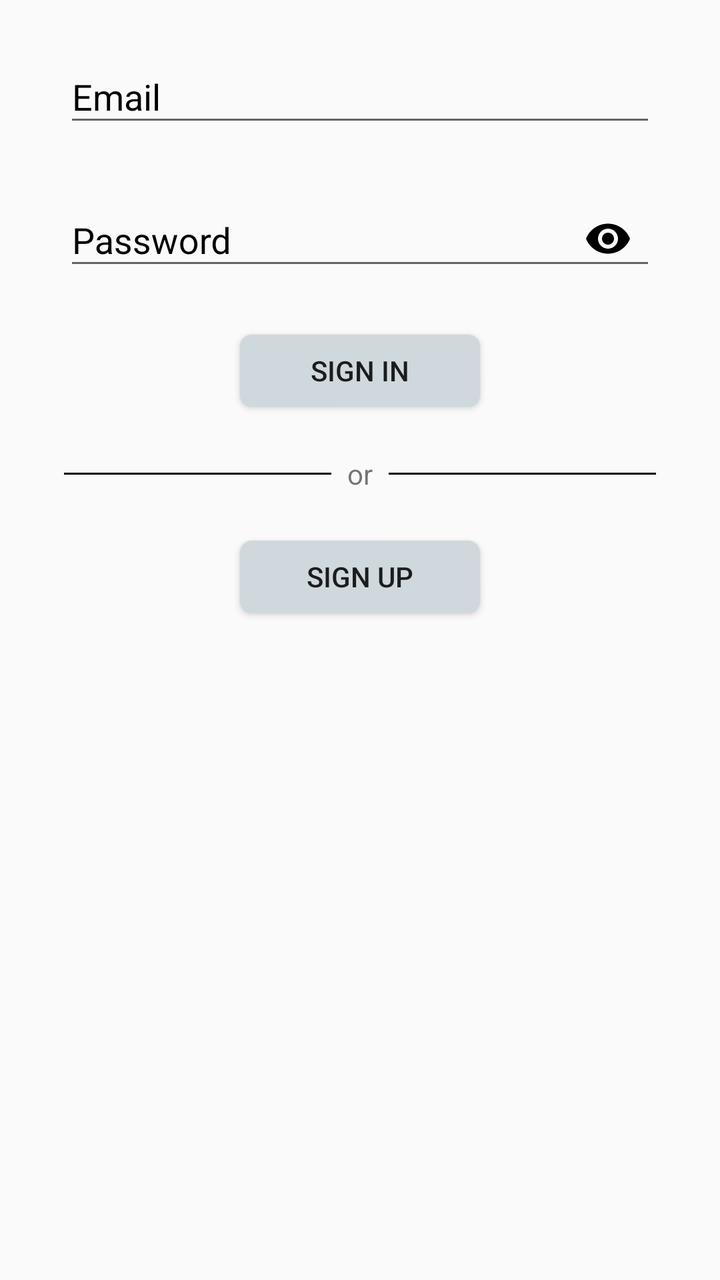
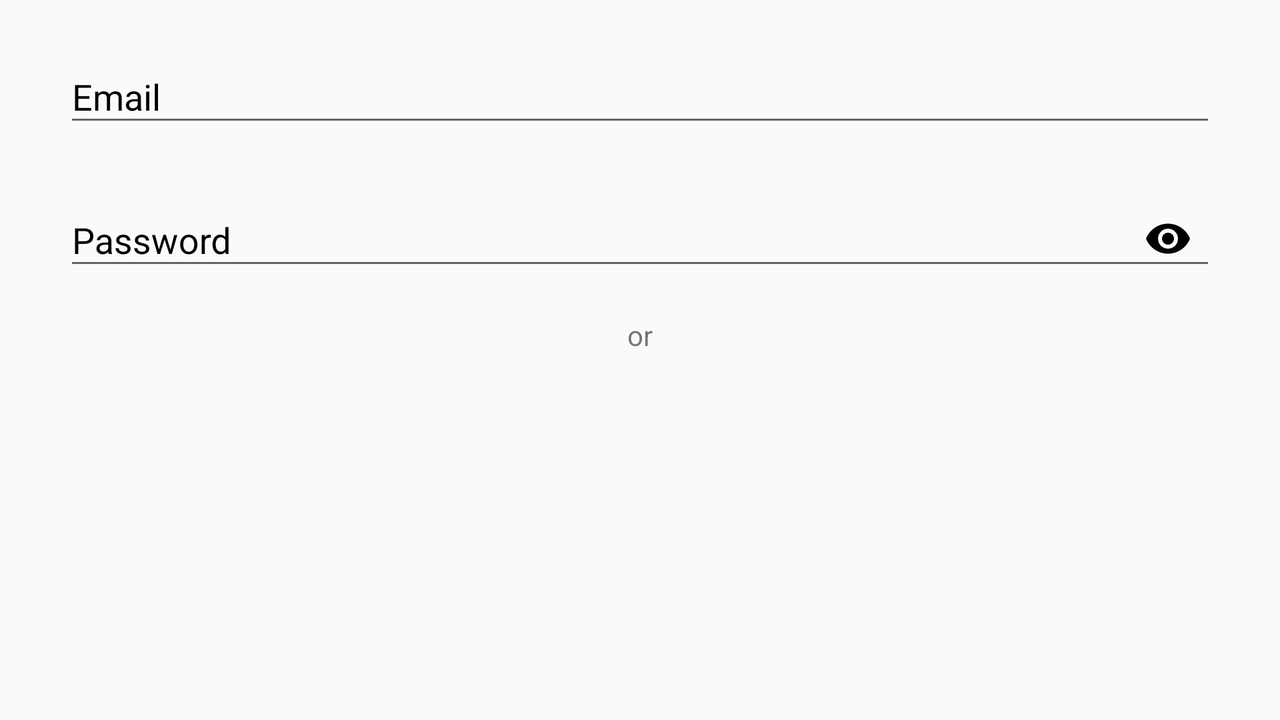

Compare how this app lays out the same screen by default and in its alternative resource folder. The renders come first, then the two layout files and the values they reference.
<!-- AndroidManifest.xml: application theme AppTheme -->
<!-- res/layout/fragment_sign_in.xml -->
<?xml version="1.0" encoding="utf-8"?>
<android.support.constraint.ConstraintLayout xmlns:android="http://schemas.android.com/apk/res/android"
    xmlns:app="http://schemas.android.com/apk/res-auto"
    xmlns:tools="http://schemas.android.com/tools"
    android:layout_width="match_parent"
    android:layout_height="match_parent"
    tools:layout_editor_absoluteX="0dp"
    tools:layout_editor_absoluteY="81dp">

    <android.support.design.widget.TextInputLayout
        android:id="@+id/holderEmail"
        android:layout_width="match_parent"
        android:layout_height="wrap_content"
        android:layout_marginEnd="32dp"
        android:layout_marginStart="32dp"
        android:layout_marginTop="16dp"
        android:hint="@string/email"
        android:textColorHint="@color/black"
        app:hintAnimationEnabled="true"
        app:layout_constraintEnd_toEndOf="parent"
        app:layout_constraintStart_toStartOf="parent"
        app:layout_constraintTop_toTopOf="parent">

        <android.support.design.widget.TextInputEditText
            android:id="@+id/etSignInEmail"
            android:layout_width="match_parent"
            android:layout_height="wrap_content"
            android:inputType="textEmailAddress"
            android:textColorHint="@color/black" />


    </android.support.design.widget.TextInputLayout>

    <android.support.design.widget.TextInputLayout
        android:id="@+id/holderPassword"
        android:layout_width="match_parent"
        android:layout_height="59dp"
        android:layout_marginEnd="32dp"
        android:layout_marginStart="32dp"
        android:layout_marginTop="16dp"
        android:hint="@string/password"
        android:textColorHint="@color/black"
        app:hintAnimationEnabled="true"
        app:layout_constraintEnd_toEndOf="parent"
        app:layout_constraintHorizontal_bias="0.25"
        app:layout_constraintStart_toStartOf="parent"
        app:layout_constraintTop_toBottomOf="@+id/holderEmail"
        app:passwordToggleEnabled="true"
        app:passwordToggleTint="@color/black">

        <android.support.design.widget.TextInputEditText
            android:id="@+id/etSignInPassword"
            android:layout_width="match_parent"
            android:layout_height="wrap_content"
            android:inputType="textPassword"
            android:textColorHint="@color/black" />


    </android.support.design.widget.TextInputLayout>

    <Button
        android:id="@+id/btSignIn"
        android:layout_width="120dp"
        android:layout_height="36dp"
        android:layout_marginEnd="8dp"
        android:layout_marginStart="8dp"
        android:layout_marginTop="24dp"
        android:background="@drawable/bg_button_grey"
        android:text="@string/sign_in"
        app:layout_constraintEnd_toEndOf="parent"
        app:layout_constraintStart_toStartOf="parent"
        app:layout_constraintTop_toBottomOf="@+id/holderPassword" />

    <LinearLayout
        android:id="@+id/linearLayout"
        android:layout_width="match_parent"
        android:layout_height="wrap_content"
        android:layout_marginEnd="32dp"
        android:layout_marginStart="32dp"
        android:layout_marginTop="24dp"
        android:orientation="horizontal"
        app:layout_constraintEnd_toEndOf="parent"
        app:layout_constraintStart_toStartOf="parent"
        app:layout_constraintTop_toBottomOf="@+id/btSignIn"
        tools:layout_editor_absoluteX="8dp"
        tools:layout_editor_absoluteY="228dp">

        <View
            android:layout_width="0dp"
            android:layout_height="1dp"
            android:layout_gravity="center_vertical"
            android:layout_marginEnd="8dp"
            android:layout_weight="5"
            android:background="@color/black" />

        <TextView
            android:layout_width="wrap_content"
            android:layout_height="wrap_content"
            android:text="@string/or" />

        <View
            android:layout_width="0dp"
            android:layout_height="1dp"
            android:layout_gravity="center_vertical"
            android:layout_marginStart="8dp"
            android:layout_weight="5"
            android:background="@color/black" />

    </LinearLayout>

    <Button
        android:id="@+id/btToSignUp"
        android:layout_width="120dp"
        android:layout_height="36dp"
        android:layout_marginEnd="8dp"
        android:layout_marginStart="8dp"
        android:layout_marginTop="24dp"
        android:background="@drawable/bg_button_grey"
        android:text="@string/sign_up"
        app:layout_constraintEnd_toEndOf="parent"
        app:layout_constraintStart_toStartOf="parent"
        app:layout_constraintTop_toBottomOf="@+id/linearLayout" />

</android.support.constraint.ConstraintLayout>
<!-- resources referenced by this layout -->
<resources>
  <color name="black">#000000</color>
  <!-- drawable bg_button_grey (drawable) -->
  <?xml version="1.0" encoding="utf-8"?>
  <shape android:shape="rectangle"
      xmlns:android="http://schemas.android.com/apk/res/android">
  
      <solid android:color="@color/grey"/>
      <corners android:radius="6dp" />
      <size android:width="120dp" android:height="36dp"/>
  
  </shape>
  <string name="email">Email</string>
  <string name="or">or</string>
  <string name="password">Password</string>
  <string name="sign_in">Sign In</string>
  <string name="sign_up">Sign Up</string>
  <!-- from res/values-v21/ -->
  <style name="AppTheme" parent="Theme.AppCompat.DayNight.NoActionBar">
          <item name="android:statusBarColor">@color/transparent</item>
          <item name="colorPrimary">@color/colorPrimary</item>
          <item name="colorPrimaryDark">@color/colorPrimaryDark</item>
          <item name="colorAccent">@color/colorAccent</item>
      </style>
  <color name="grey">#cfd8dc</color>
  <color name="transparent">#00000000</color>
  <color name="colorPrimary">#FFFFFF</color>
  <color name="colorPrimaryDark">#cfd8dc</color>
  <color name="colorAccent">#000000</color>
</resources>
<!-- res/layout-land/fragment_sign_in.xml (the repository's variant of the layout above) -->
<!-- drawn on the phone turned sideways -->
<?xml version="1.0" encoding="utf-8"?>
<android.support.constraint.ConstraintLayout xmlns:android="http://schemas.android.com/apk/res/android"
    xmlns:app="http://schemas.android.com/apk/res-auto"
    xmlns:tools="http://schemas.android.com/tools"
    android:layout_width="match_parent"
    android:layout_height="match_parent"
    tools:layout_editor_absoluteX="0dp"
    tools:layout_editor_absoluteY="81dp">

    <android.support.design.widget.TextInputLayout
        android:id="@+id/holderEmail"
        android:layout_width="match_parent"
        android:layout_height="wrap_content"
        android:layout_marginEnd="32dp"
        android:layout_marginStart="32dp"
        android:layout_marginTop="16dp"
        android:hint="@string/email"
        android:textColorHint="@color/black"
        app:hintAnimationEnabled="true"
        app:layout_constraintEnd_toEndOf="parent"
        app:layout_constraintStart_toStartOf="parent"
        app:layout_constraintTop_toTopOf="parent">

        <android.support.design.widget.TextInputEditText
            android:id="@+id/etSignInEmail"
            android:layout_width="match_parent"
            android:layout_height="wrap_content"
            android:inputType="textEmailAddress"
            android:textColorHint="@color/black" />


    </android.support.design.widget.TextInputLayout>

    <android.support.design.widget.TextInputLayout
        android:id="@+id/holderPassword"
        android:layout_width="match_parent"
        android:layout_height="59dp"
        android:layout_marginEnd="32dp"
        android:layout_marginStart="32dp"
        android:layout_marginTop="16dp"
        android:hint="@string/password"
        android:textColorHint="@color/black"
        app:hintAnimationEnabled="true"
        app:layout_constraintEnd_toEndOf="parent"
        app:layout_constraintHorizontal_bias="0.25"
        app:layout_constraintStart_toStartOf="parent"
        app:layout_constraintTop_toBottomOf="@+id/holderEmail"
        app:passwordToggleEnabled="true"
        app:passwordToggleTint="@color/black">

        <android.support.design.widget.TextInputEditText
            android:id="@+id/etSignInPassword"
            android:layout_width="match_parent"
            android:layout_height="wrap_content"
            android:inputType="textPassword"
            android:textColorHint="@color/black" />


    </android.support.design.widget.TextInputLayout>

    <Button
        android:id="@+id/btSignIn"
        android:layout_width="@dimen/button_width"
        android:layout_height="@dimen/button_height"
        android:layout_marginEnd="8dp"
        android:layout_marginStart="8dp"
        android:layout_marginTop="24dp"
        android:background="@drawable/bg_button_grey"
        android:text="@string/sign_in"
        app:layout_constraintEnd_toStartOf="@+id/textView"
        app:layout_constraintStart_toStartOf="parent"
        app:layout_constraintTop_toBottomOf="@+id/holderPassword" />

    <TextView
        android:id="@+id/textView"
        android:layout_width="wrap_content"
        android:layout_height="wrap_content"
        android:layout_marginBottom="8dp"
        android:layout_marginEnd="8dp"
        android:layout_marginStart="8dp"
        android:layout_marginTop="8dp"
        android:text="@string/sign_in_or"
        app:layout_constraintBottom_toBottomOf="@+id/btSignIn"
        app:layout_constraintEnd_toEndOf="parent"
        app:layout_constraintStart_toStartOf="parent"
        app:layout_constraintTop_toTopOf="@+id/btToSignUp" />


    <Button
        android:id="@+id/btToSignUp"
        android:layout_width="@dimen/button_width"
        android:layout_height="@dimen/button_height"
        android:layout_marginEnd="8dp"
        android:layout_marginStart="8dp"
        android:layout_marginTop="24dp"
        android:background="@drawable/bg_button_grey"
        android:text="@string/sign_up"
        app:layout_constraintEnd_toEndOf="parent"
        app:layout_constraintStart_toEndOf="@+id/textView"
        app:layout_constraintTop_toBottomOf="@+id/holderPassword" />

</android.support.constraint.ConstraintLayout>
<!-- resources referenced by the variant -->
<!-- as the phone turned sideways resolves them -->
<resources>
  <color name="black">#000000</color>
  <!-- drawable bg_button_grey (drawable) -->
  <?xml version="1.0" encoding="utf-8"?>
  <shape android:shape="rectangle"
      xmlns:android="http://schemas.android.com/apk/res/android">
  
      <solid android:color="@color/grey"/>
      <corners android:radius="6dp" />
      <size android:width="120dp" android:height="36dp"/>
  
  </shape>
  <string name="email">Email</string>
  <string name="password">Password</string>
  <string name="sign_in">Sign In</string>
  <string name="sign_in_or">or</string>
  <string name="sign_up">Sign Up</string>
  <!-- from res/values-v21/ -->
  <style name="AppTheme" parent="Theme.AppCompat.DayNight.NoActionBar">
          <item name="android:statusBarColor">@color/transparent</item>
          <item name="colorPrimary">@color/colorPrimary</item>
          <item name="colorPrimaryDark">@color/colorPrimaryDark</item>
          <item name="colorAccent">@color/colorAccent</item>
      </style>
  <color name="grey">#cfd8dc</color>
  <color name="transparent">#00000000</color>
  <color name="colorPrimary">#FFFFFF</color>
  <color name="colorPrimaryDark">#cfd8dc</color>
  <color name="colorAccent">#000000</color>
</resources>
